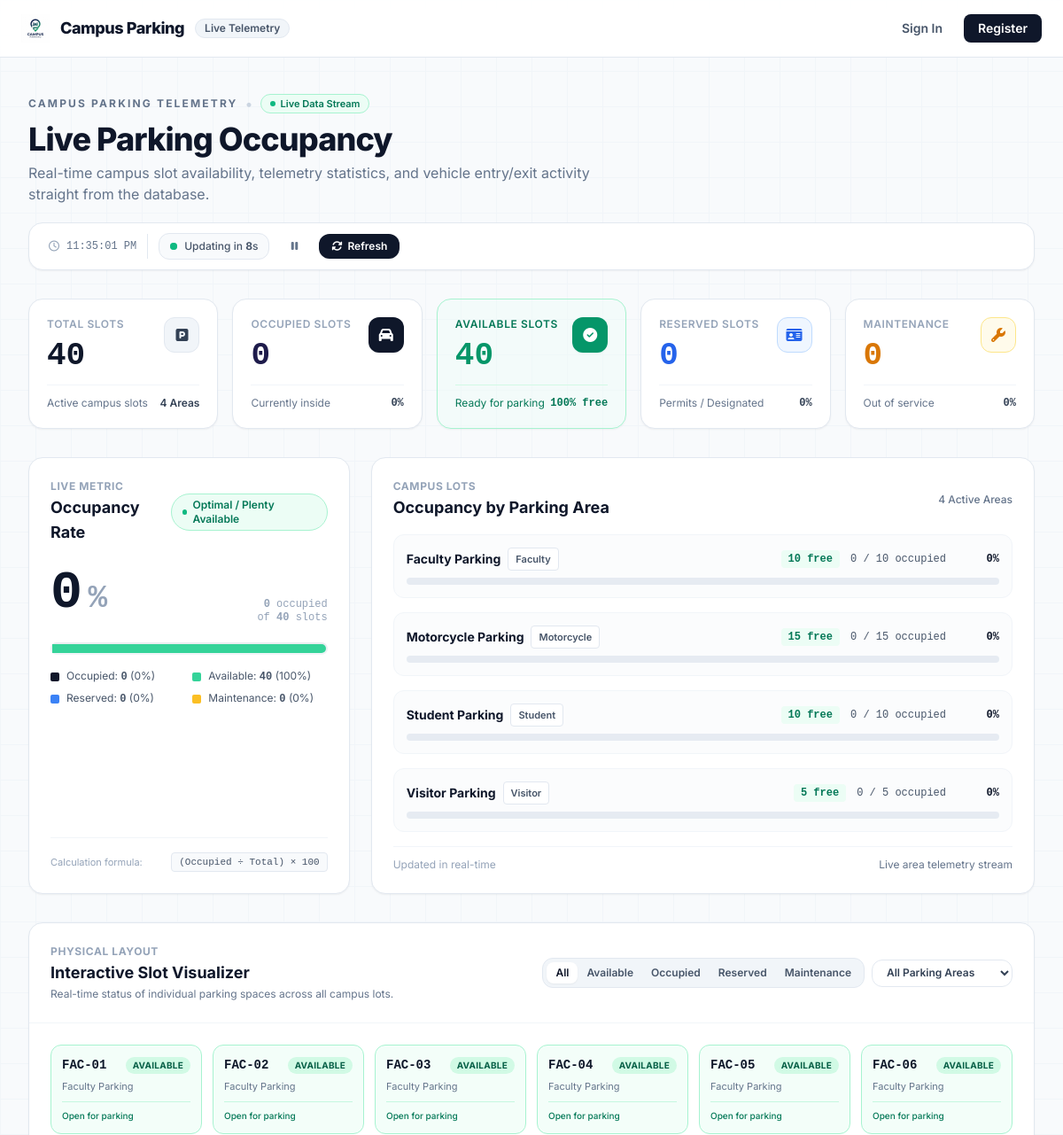
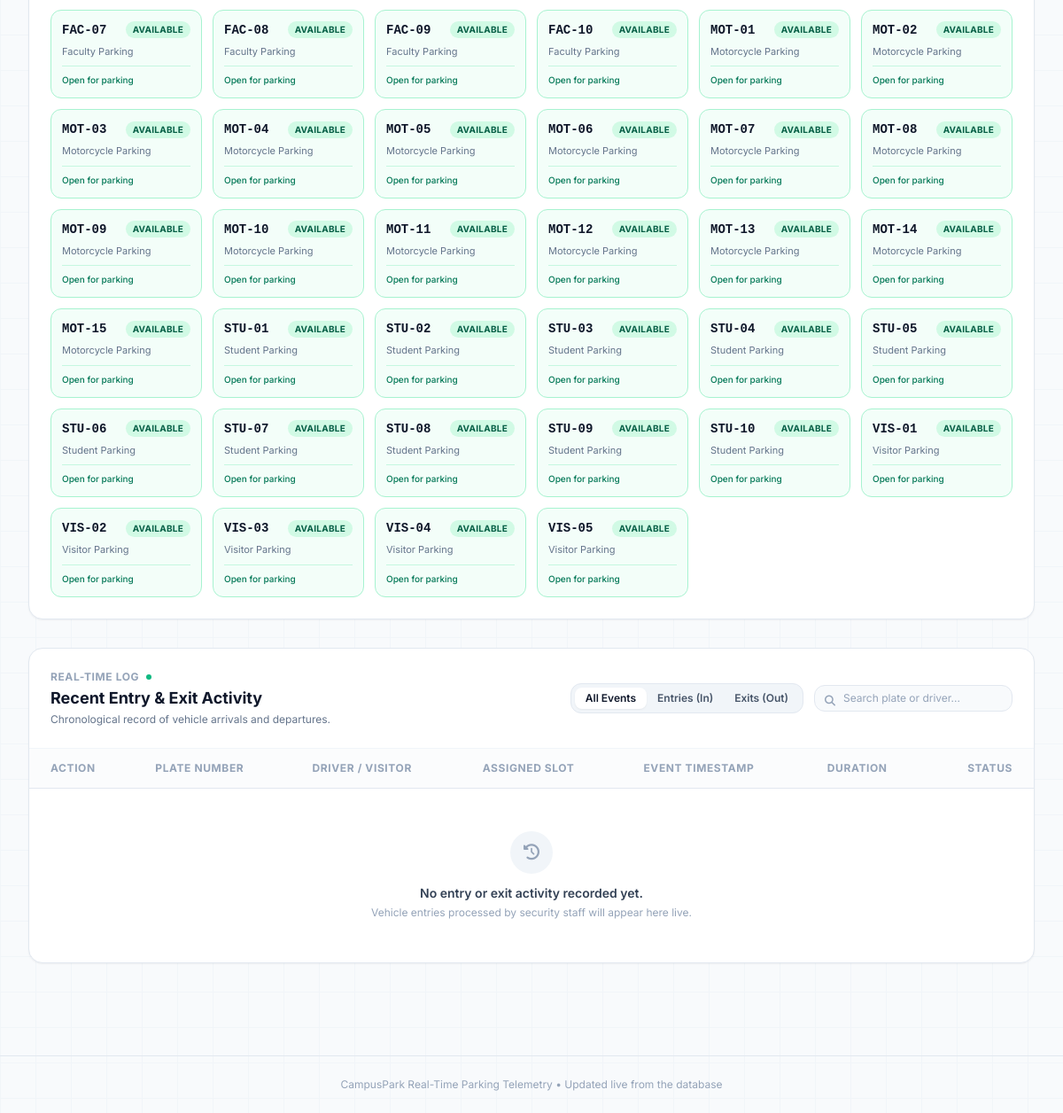
The app's page /dashboards/occupancy.php with its own data (2 pictures, top to bottom).
### tables this page shows
CREATE TABLE `parking_areas` (
  `id` int(10) unsigned NOT NULL AUTO_INCREMENT,
  `area_name` varchar(100) NOT NULL,
  `description` varchar(255) DEFAULT NULL,
  `area_type` enum('student','faculty','visitor','motorcycle','general') NOT NULL DEFAULT 'general',
  `status` enum('active','inactive') NOT NULL DEFAULT 'active',
  `created_at` timestamp NOT NULL DEFAULT current_timestamp(),
  PRIMARY KEY (`id`),
  UNIQUE KEY `uq_parking_area_name` (`area_name`),
  KEY `idx_area_type` (`area_type`),
  KEY `idx_area_status` (`status`)
);

CREATE TABLE `parking_slots` (
  `id` int(10) unsigned NOT NULL AUTO_INCREMENT,
  `parking_area_id` int(10) unsigned NOT NULL,
  `slot_code` varchar(30) NOT NULL,
  `status` enum('available','reserved','maintenance','inactive') NOT NULL DEFAULT 'available',
  `created_at` timestamp NOT NULL DEFAULT current_timestamp(),
  PRIMARY KEY (`id`),
  UNIQUE KEY `uq_slot_code` (`slot_code`),
  KEY `idx_slots_area` (`parking_area_id`),
  KEY `idx_slots_status` (`status`),
  CONSTRAINT `fk_slot_area` FOREIGN KEY (`parking_area_id`) REFERENCES `parking_areas` (`id`) ON UPDATE CASCADE
);

### parking/occupancy.php (the view, shortened to what the rows shown need)
<?php
require_once __DIR__ . '/../includes/dbconn.php';
require_once __DIR__ . '/../includes/auth.php';
$isLoggedIn = !empty($_SESSION['user_id']);
$areasStmt = $pdo->query("
    SELECT
        pa.id,
        pa.area_name,
        pa.area_type,
        COUNT(ps.id) AS total_slots,
        SUM(CASE WHEN ps.status = 'available' AND (pl.id IS NULL) THEN 1 ELSE 0 END) AS available_slots,
        SUM(CASE WHEN pl.id IS NOT NULL THEN 1 ELSE 0 END) AS occupied_slots,
        SUM(CASE WHEN ps.status = 'reserved' THEN 1 ELSE 0 END) AS reserved_slots,
        SUM(CASE WHEN ps.status = 'maintenance' THEN 1 ELSE 0 END) AS maintenance_slots
    FROM parking_areas pa
    LEFT JOIN parking_slots ps ON ps.parking_area_id = pa.id AND ps.status <> 'inactive'
    LEFT JOIN parking_logs pl ON pl.parking_slot_id = ps.id AND pl.status = 'inside'
    WHERE pa.status = 'active'
    GROUP BY pa.id, pa.area_name, pa.area_type
    ORDER BY pa.area_name
");
$areas = $areasStmt->fetchAll();
$slotsStmt = $pdo->query("
    SELECT
        ps.id AS slot_id,
        ps.slot_code,
        ps.status AS db_status,
        pa.id AS area_id,
        pa.area_name,
        pa.area_type,
        pl.id AS active_log_id,
        pl.entry_time AS active_entry_time,
        COALESCE(v.plate_number, vis.vehicle_plate) AS active_plate,
        COALESCE(u.fullname, vis.visitor_name) AS active_occupant_name,
        CASE
            WHEN pl.id IS NOT NULL THEN 'occupied'
            WHEN ps.status = 'maintenance' THEN 'maintenance'
            WHEN ps.status = 'reserved' THEN 'reserved'
            ELSE 'available'
        END AS live_status
    FROM parking_slots ps
    JOIN parking_areas pa ON pa.id = ps.parking_area_id
    LEFT JOIN parking_logs pl ON pl.parking_slot_id = ps.id AND pl.status = 'inside'
    LEFT JOIN vehicles v ON v.id = pl.vehicle_id
    LEFT JOIN users u ON u.id = v.user_id
    LEFT JOIN visitors vis ON vis.id = pl.visitor_id
    WHERE pa.status = 'active' AND ps.status <> 'inactive'
    ORDER BY pa.area_name, ps.slot_code
");
$slots = $slotsStmt->fetchAll();
if ($isLoggedIn) {
    include __DIR__ . '/../layouts/dashboard_header.php';
    include __DIR__ . '/../includes/sidebar.php';
} else {
?>
<!DOCTYPE html>
<html lang="en">
<head>
    <script src="/parking/assets/js/tailwindcss.js"></script>
    <link rel="stylesheet" href="/parking/assets/css/fontawesome.min.css">
    <link rel="stylesheet" href="/parking/assets/css/fonts.css">
</head>
<body class="text-slate-800 min-h-screen bg-slate-50 bg-grid">
    <main class="w-full">
<?php
}
?>
<div class="px-4 sm:px-6 lg:px-8 py-8 lg:py-10 max-w-7xl mx-auto w-full">
    <div class="flex flex-col xl:flex-row xl:items-end xl:justify-between gap-5 mb-8">
        <div>
            <h1 class="mt-2 text-3xl sm:text-4xl font-extrabold tracking-tight text-slate-900">
                Live Parking Occupancy
            </h1>
        </div>
    </div>
    <div class="grid gap-6 lg:grid-cols-3 mb-8">
        <div class="rounded-2xl border border-slate-200 bg-white p-6 shadow-sm flex flex-col justify-between">
            <div>
                <div class="flex items-center justify-between">
                    <div>
                        <h2 class="text-lg font-bold text-slate-900 mt-0.5">Occupancy Rate</h2>
                    </div>
                </div>
            </div>
        </div>
        <div class="lg:col-span-2 rounded-2xl border border-slate-200 bg-white p-6 shadow-sm flex flex-col justify-between">
            <div>
                <div class="flex items-center justify-between mb-4">
                    <div>
                        <h2 class="text-lg font-bold text-slate-900 mt-0.5">Occupancy by Parking Area</h2>
                    </div>
                </div>
                <div id="area-breakdown-container" class="space-y-4">
                    <?php foreach ($areas as $area):
                        $areaTot = (int)$area['total_slots'];
                        $areaOcc = (int)$area['occupied_slots'];
                        $areaAvl = (int)$area['available_slots'];
                        $areaPct = $areaTot > 0 ? round(($areaOcc / $areaTot) * 100, 1) : 0.0;
                    ?>
                    <div class="p-3.5 rounded-xl border border-slate-100 bg-slate-50/60 hover:bg-slate-50 transition">
                        <div class="flex items-center justify-between text-sm mb-2">
                            <div class="flex items-center gap-2">
                                <span class="font-bold text-slate-900"><?= h($area['area_name']) ?></span>
                                <span class="px-2 py-0.5 rounded text-[11px] font-semibold bg-white border border-slate-200 text-slate-600"><?= ucfirst(h($area['area_type'])) ?></span>
                            </div>
                            <div class="flex items-center gap-3 text-xs font-mono">
                                <span class="text-emerald-700 font-semibold bg-emerald-50 px-2 py-0.5 rounded"><?= $areaAvl ?> free</span>
                                <span class="text-slate-600 font-medium"><?= $areaOcc ?> / <?= $areaTot ?> occupied</span>
                                <span class="font-bold text-slate-900 w-12 text-right"><?= $areaPct ?>%</span>
                            </div>
                        </div>
                        <div class="h-2 w-full bg-slate-200/80 rounded-full overflow-hidden">
                        </div>
                    </div>
                    <?php endforeach; ?>
                </div>
            </div>
        </div>
    </div>
    <div class="rounded-2xl border border-slate-200 bg-white shadow-sm overflow-hidden mb-8">
        <div class="p-6 border-b border-slate-100 flex flex-col md:flex-row md:items-center justify-between gap-4">
            <div>
                <h2 class="text-lg font-bold text-slate-900 mt-0.5">Interactive Slot Visualizer</h2>
            </div>
        </div>
        <div class="p-6">
            <div id="slots-grid" class="grid grid-cols-2 sm:grid-cols-3 md:grid-cols-4 lg:grid-cols-6 gap-3">
                <?php foreach ($slots as $slot):
                    $liveStatus = $slot['live_status'];
                    $statusStyles = match ($liveStatus) {
                        'occupied' => 'border-slate-900 bg-slate-900 text-white shadow-sm',
                        'available' => 'border-emerald-200 bg-emerald-50/60 text-slate-900 hover:bg-emerald-50',
                        'reserved' => 'border-blue-200 bg-blue-50/50 text-slate-900 hover:bg-blue-50',
                        'maintenance' => 'border-amber-200 bg-amber-50/60 text-slate-900 hover:bg-amber-50',
                        default => 'border-slate-200 bg-slate-50 text-slate-700'
                    };
                    $pillStyles = match ($liveStatus) {
                        'occupied' => 'bg-white/20 text-white',
                        'available' => 'bg-emerald-100 text-emerald-800',
                        'reserved' => 'bg-blue-100 text-blue-800',
                        'maintenance' => 'bg-amber-100 text-amber-800',
                        default => 'bg-slate-200 text-slate-800'
                    };
                ?>
                <div class="slot-card p-3 rounded-xl border transition-all duration-200 <?= $statusStyles ?>"
                     data-status="<?= $liveStatus ?>"
                     data-area="<?= h($slot['area_name']) ?>">
                    <div class="flex items-center justify-between mb-1.5">
                        <span class="font-mono font-bold text-sm <?= $liveStatus === 'occupied' ? 'text-white' : 'text-slate-900' ?>">
                            <?= h($slot['slot_code']) ?>
                        </span>
                        <span class="px-2 py-0.5 rounded-full text-[10px] font-bold uppercase tracking-wide <?= $pillStyles ?>">
                            <?= ucfirst($liveStatus) ?>
                        </span>
                    </div>
                    <p class="text-[11px] truncate <?= $liveStatus === 'occupied' ? 'text-slate-300' : 'text-slate-500' ?>">
                        <?= h($slot['area_name']) ?>
                    </p>
                    <?php if ($liveStatus === 'occupied' && !empty($slot['active_plate'])): ?>
                    <div class="mt-2 pt-2 border-t border-white/10 flex items-center justify-between text-[11px]">
                        <span class="font-mono font-bold text-emerald-300"><?= h($slot['active_plate']) ?></span>
                        <span class="text-[10px] text-slate-300 truncate max-w-[70px]"><?= h($slot['active_occupant_name'] ?? 'Inside') ?></span>
                    </div>
                    <?php elseif ($liveStatus === 'maintenance'): ?>
                    <div class="mt-2 pt-2 border-t border-amber-200/60 text-[10px] text-amber-700 font-medium">
                        Service in progress
                    </div>
                    <?php elseif ($liveStatus === 'reserved'): ?>
                    <div class="mt-2 pt-2 border-t border-blue-200/60 text-[10px] text-blue-700 font-medium">
                        Permit assigned
                    </div>
                    <?php else: ?>
                    <div class="mt-2 pt-2 border-t border-emerald-200/60 text-[10px] text-emerald-700 font-medium">
                        Open for parking
                    </div>
                    <?php endif; ?>
                </div>
                <?php endforeach; ?>
            </div>
        </div>
    </div>
    <div class="rounded-2xl border border-slate-200 bg-white shadow-sm overflow-hidden">
        <div class="p-6 border-b border-slate-100 flex flex-col md:flex-row md:items-center justify-between gap-4">
            <div>
                <h2 class="text-lg font-bold text-slate-900 mt-0.5">Recent Entry & Exit Activity</h2>
            </div>
        </div>
        <div class="overflow-x-auto">
            <table class="w-full text-left text-sm min-w-[650px]">
                <thead>
                    <tr class="border-b border-slate-200 text-xs uppercase tracking-wider text-slate-400 bg-slate-50/50">
                        <th class="px-6 py-3.5">Action</th>
                        <th class="px-6 py-3.5">Plate Number</th>
                        <th class="px-6 py-3.5">Driver / Visitor</th>
                        <th class="px-6 py-3.5">Assigned Slot</th>
                        <th class="px-6 py-3.5">Event Timestamp</th>
                        <th class="px-6 py-3.5">Duration</th>
                        <th class="px-6 py-3.5 text-right">Status</th>
                    </tr>
                </thead>
            </table>
        </div>
    </div>
</div>
<?php
if ($isLoggedIn) {
    include __DIR__ . '/../layouts/dashboard_footer.php';
} else {
?>
    </main>
</body>
</html>
<?php
}
?>

### records on screen
parking_areas: area_name "Faculty Parking", area_type "Faculty", areaAvl "10", areaOcc "0", areaTot "10", areaPct "0"
parking_areas: area_name "Motorcycle Parking", area_type "Motorcycle", areaAvl "15", areaOcc "0", areaTot "15", areaPct "0"
parking_areas: area_name "Student Parking", area_type "Student", areaAvl "10", areaOcc "0", areaTot "10", areaPct "0"
parking_areas: area_name "Visitor Parking", area_type "Visitor", areaAvl "5", areaOcc "0", areaTot "5", areaPct "0"
parking_slots: slot_code "FAC-01", liveStatus "AVAILABLE", parking_area.area_name "Faculty Parking"
parking_slots: slot_code "FAC-02", liveStatus "AVAILABLE", parking_area.area_name "Faculty Parking"
parking_slots: slot_code "FAC-03", liveStatus "AVAILABLE", parking_area.area_name "Faculty Parking"
parking_slots: slot_code "FAC-04", liveStatus "AVAILABLE", parking_area.area_name "Faculty Parking"
parking_slots: slot_code "FAC-05", liveStatus "AVAILABLE", parking_area.area_name "Faculty Parking"
parking_slots: slot_code "FAC-06", liveStatus "AVAILABLE", parking_area.area_name "Faculty Parking"
parking_slots: slot_code "FAC-07", liveStatus "AVAILABLE", parking_area.area_name "Faculty Parking"
parking_slots: slot_code "FAC-08", liveStatus "AVAILABLE", parking_area.area_name "Faculty Parking"
parking_slots: slot_code "FAC-09", liveStatus "AVAILABLE", parking_area.area_name "Faculty Parking"
parking_slots: slot_code "FAC-10", liveStatus "AVAILABLE", parking_area.area_name "Faculty Parking"
parking_slots: slot_code "MOT-01", liveStatus "AVAILABLE", parking_area.area_name "Motorcycle Parking"
parking_slots: slot_code "MOT-02", liveStatus "AVAILABLE", parking_area.area_name "Motorcycle Parking"
parking_slots: slot_code "MOT-03", liveStatus "AVAILABLE", parking_area.area_name "Motorcycle Parking"
parking_slots: slot_code "MOT-04", liveStatus "AVAILABLE", parking_area.area_name "Motorcycle Parking"
parking_slots: slot_code "MOT-05", liveStatus "AVAILABLE", parking_area.area_name "Motorcycle Parking"
parking_slots: slot_code "MOT-06", liveStatus "AVAILABLE", parking_area.area_name "Motorcycle Parking"
parking_slots: slot_code "MOT-07", liveStatus "AVAILABLE", parking_area.area_name "Motorcycle Parking"
parking_slots: slot_code "MOT-08", liveStatus "AVAILABLE", parking_area.area_name "Motorcycle Parking"
parking_slots: slot_code "MOT-09", liveStatus "AVAILABLE", parking_area.area_name "Motorcycle Parking"
parking_slots: slot_code "MOT-10", liveStatus "AVAILABLE", parking_area.area_name "Motorcycle Parking"
parking_slots: slot_code "MOT-11", liveStatus "AVAILABLE", parking_area.area_name "Motorcycle Parking"
parking_slots: slot_code "MOT-12", liveStatus "AVAILABLE", parking_area.area_name "Motorcycle Parking"
parking_slots: slot_code "MOT-13", liveStatus "AVAILABLE", parking_area.area_name "Motorcycle Parking"
parking_slots: slot_code "MOT-14", liveStatus "AVAILABLE", parking_area.area_name "Motorcycle Parking"
parking_slots: slot_code "MOT-15", liveStatus "AVAILABLE", parking_area.area_name "Motorcycle Parking"
parking_slots: slot_code "STU-01", liveStatus "AVAILABLE", parking_area.area_name "Student Parking"
parking_slots: slot_code "STU-02", liveStatus "AVAILABLE", parking_area.area_name "Student Parking"
parking_slots: slot_code "STU-03", liveStatus "AVAILABLE", parking_area.area_name "Student Parking"
parking_slots: slot_code "STU-04", liveStatus "AVAILABLE", parking_area.area_name "Student Parking"
parking_slots: slot_code "STU-05", liveStatus "AVAILABLE", parking_area.area_name "Student Parking"
parking_slots: slot_code "STU-06", liveStatus "AVAILABLE", parking_area.area_name "Student Parking"
parking_slots: slot_code "STU-07", liveStatus "AVAILABLE", parking_area.area_name "Student Parking"
parking_slots: slot_code "STU-08", liveStatus "AVAILABLE", parking_area.area_name "Student Parking"
parking_slots: slot_code "STU-09", liveStatus "AVAILABLE", parking_area.area_name "Student Parking"
parking_slots: slot_code "STU-10", liveStatus "AVAILABLE", parking_area.area_name "Student Parking"
parking_slots: slot_code "VIS-01", liveStatus "AVAILABLE", parking_area.area_name "Visitor Parking"
parking_slots: slot_code "VIS-02", liveStatus "AVAILABLE", parking_area.area_name "Visitor Parking"
parking_slots: slot_code "VIS-03", liveStatus "AVAILABLE", parking_area.area_name "Visitor Parking"
parking_slots: slot_code "VIS-04", liveStatus "AVAILABLE", parking_area.area_name "Visitor Parking"
parking_slots: slot_code "VIS-05", liveStatus "AVAILABLE", parking_area.area_name "Visitor Parking"

### other values on screen
$totalSlots "40"
count($areas) "4"
$occupiedSlots "0"
$occupancyPercentage "0"
$availableSlots "40"
$reservedSlots "0"
$maintenanceSlots "0"
$statusLabel "Optimal / Plenty Available"
